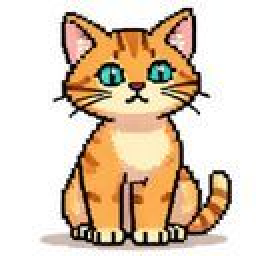
#> input picture server/test_pollinations.png, 128 x 128 px (shown 2 times larger)
$ python upscale_portrait.py test_pollinations.png out.png
#> lines starting #> are read from the running program, lines starting #| are printed output that depends on the picture

import sys
from PIL import Image

if len(sys.argv) < 3:
    print("Usage: python3 upscale_portrait.py <input> <output>")
    sys.exit(1)

input_path = sys.argv[1]
output_path = sys.argv[2]

try:
    img = Image.open(input_path)
#> img is the input picture: PIL image 128x128 RGB; mean R, G, B 220.4, 201.6, 181
    # Upscale to 1024x1024 using Nearest Neighbor to keep it blocky
    img = img.resize((1024, 1024), Image.Resampling.NEAREST)
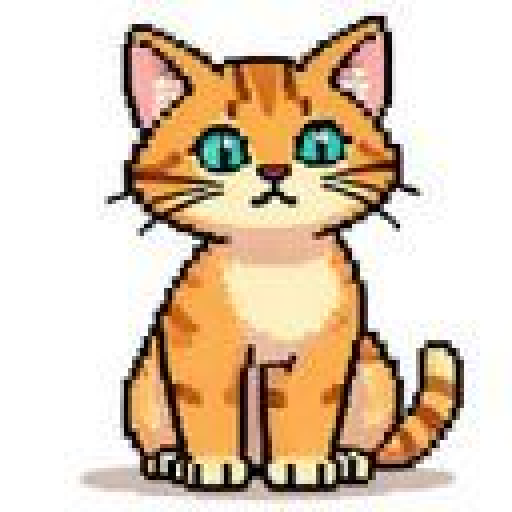
#> img: PIL image 1024x1024 RGB (shown at 1/2 size); mean R, G, B 220.4, 201.6, 181
    img.save(output_path, "PNG")
    print(f"Upscaled {input_path} to {output_path} (Nearest Neighbor)")
except Exception as e:
    print(f"Error: {e}")
    sys.exit(1)
